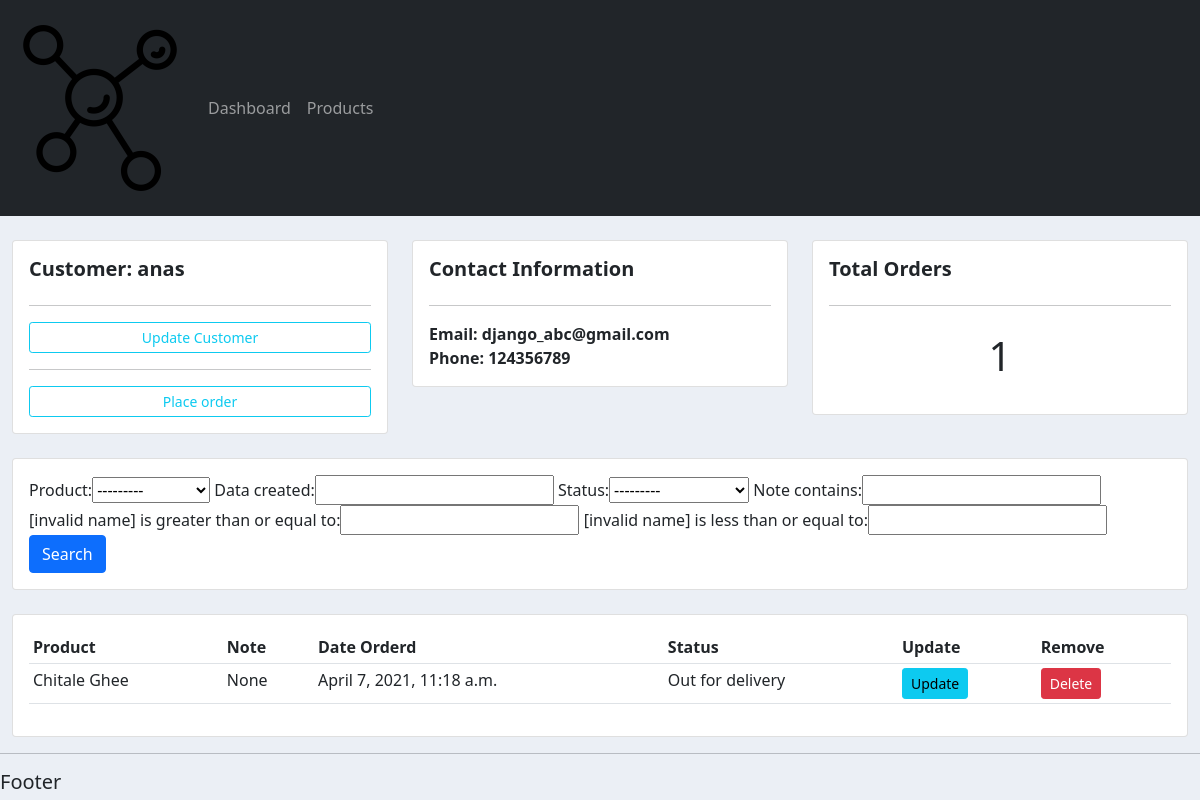
Before: /customer/1/ with the older database file.
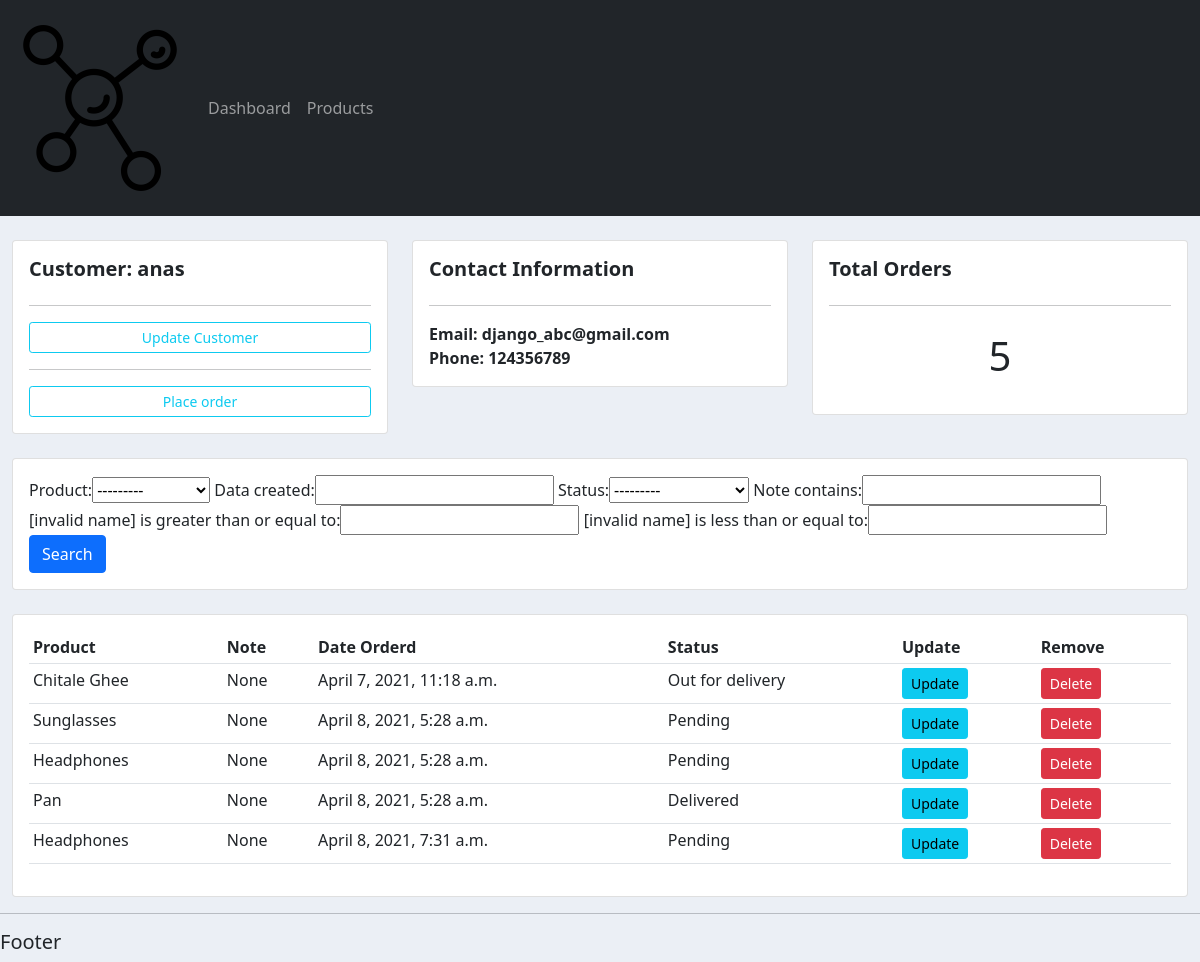
After: the same page with the newer database file.
### accounts/models.py (models this page shows, shortened)
class Order(models.Model):
    STATUS = (
			('Pending', 'Pending'),
			('Out for delivery', 'Out for delivery'),
			('Delivered', 'Delivered'),
			)
    customer = models.ForeignKey(Customer, null=True, on_delete=models.SET_NULL)
    product = models.ForeignKey(Product, null=True, on_delete=models.SET_NULL)
    data_created = models.DateTimeField(auto_now_add=True, null=True)
    status = models.CharField(max_length=200, null=True, choices=STATUS)
    note = models.CharField(max_length=1000, null=True)

class Product(models.Model):
    CATEGORY = (
			('Indoor', 'Indoor'),
			('Out Door', 'Out Door'),
			)
    name = models.CharField(max_length=200, null=True)
    price = models.DecimalField(max_digits=10, decimal_places=5, null=True)
    category = models.CharField(max_length=200, null=True, choices=CATEGORY)
    description = models.CharField(max_length=200, null=True)
    data_created = models.DateTimeField(auto_now_add=True, null=True)
    tags = models.ManyToManyField(Tag)
    def __str__(self):
        return self.name

### accounts/views.py (the view)
# urls.py: path('customer/<str:pk>/', views.customer, name="customer"),
def customer(request, pk):
    customer = Customer.objects.get(id=pk)
    orders = customer.order_set.all()
    order_count = orders.count()
    myFilter = OrderFilter(request.GET, queryset=orders)
    orders = myFilter.qs
    context={'customer':customer, 'orders':orders, 'order_count':order_count, 'myFilter':myFilter}
    return render(request, 'accounts/customer.html', context)

### accounts/templates/accounts/customer.html
{% extends 'accounts/main.html' %}
{% block content %}
<br>
<div class="row">
	<div class="col-md">
		<div class="card card-body">
			<h5><b>Customer: {{customer.name}}</b></h5>
			<hr>
			<a class="btn btn-outline-info  btn-sm btn-block" href="">Update Customer</a>
			<hr>
			<a class="btn btn-outline-info  btn-sm btn-block" href="{% url 'accounts:create_order' customer.id %}">Place order</a>
		</div>
	</div>
	<div class="col-md">
		<div class="card card-body">
			<h5><b>Contact Information</b></h5>
			<hr>
			<span style="font-weight: bold;" >Email: {{customer.email}}</span>
			<span style="font-weight: bold;" >Phone: {{customer.phone}}</span>
		</div>
	</div>
	<div class="col-md">
		<div class="card card-body">
			<h5><b>Total Orders</b></h5>
			<hr>
			<h1 style="text-align: center;padding: 10px">{{order_count}}</h1>
		</div>
	</div>
</div>
<br>
<div class="row">
	<div class="col">
		<div class="card card-body">
			<form method="get">
				{{myFilter.form}}
		    	<button class="btn btn-primary" type="submit">Search</button>
			</form>
		</div>
	</div>
</div>
<br>
<div class="row">
	<div class="col-md">
		<div class="card card-body">
			<table class="table table-sm">
				<tr>
					<th>Product</th>
					<th>Note</th>
					<th>Date Orderd</th>
					<th>Status</th>
					<th>Update</th>
					<th>Remove</th>
				</tr>
					{% for order in orders %}
					<tr>
						<td>{{order.product}}</td>
						<td>{{order.note}}</td>
						<td>{{order.data_created}}</td>
						<td>{{order.status}}</td>
						<td><a class="btn btn-sm btn-info" href="{% url 'accounts:update_order' order.id %}">Update</a></td>
						<td><a class="btn btn-sm btn-danger" href="{% url 'accounts:delete_order' order.id %}">Delete</a></td>
					</tr>
					{% endfor %}
			</table>
		</div>
	</div>
</div>
{% endblock %}

Changed rows visible on the page:
added Order: product "Sunglasses", note "None", data_created "April 8, 2021, 5:28 a.m.", status "Pending"
added Order: product "Headphones", note "None", data_created "April 8, 2021, 5:28 a.m.", status "Pending"
added Order: product "Pan", note "None", data_created "April 8, 2021, 5:28 a.m.", status "Delivered"
added Order: product "Headphones", note "None", data_created "April 8, 2021, 7:31 a.m.", status "Pending"
Other visible differences:
{{ order_count }}: "1" → "5"
